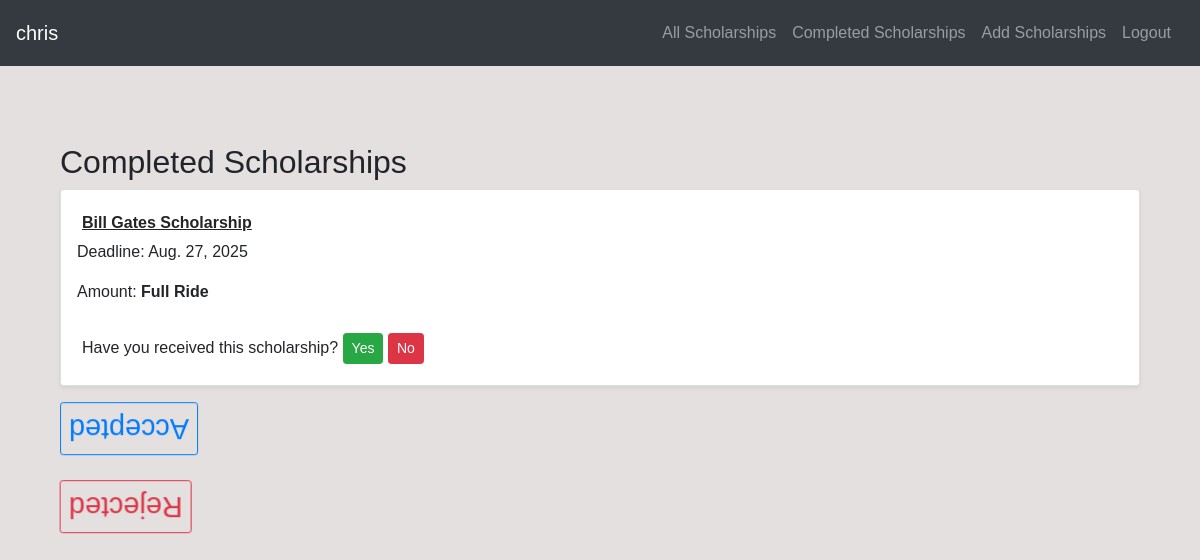
Page /completed (signed in) on the earlier database version.
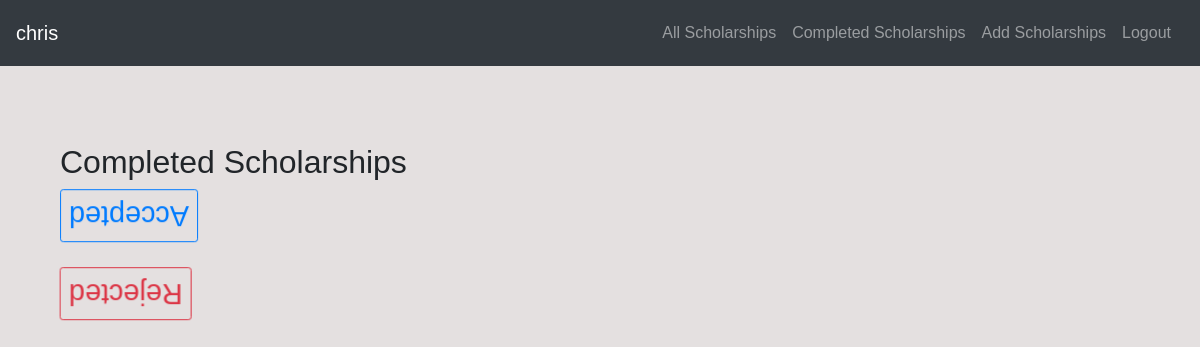
Same page on the later database version.
### scholarship/models.py (models this page shows, shortened)
class User(AbstractUser):
     pass

class Scholarship(models.Model):
    scholarship = models.TextField()
    url = models.URLField()
    user = models.ForeignKey(User, on_delete=models.CASCADE, null=True, related_name="scholarships")
    date = models.DateField()
    amount = models.TextField(default=0)
    requirements = models.TextField(default="None")
    category = models.CharField(max_length=64, default="None")
    recieved= models.BooleanField(null=True)
    documents = models.JSONField(default=list, blank=True)

### scholarship/views.py (the view)
# urls.py: path("completed", views.completedview, name="completedview"),
@login_required
def completedview(request):
    cmpltedSchs = Scholarship.objects.filter(category="Completed").all()
    return render(request, "scholarship/completed.html", {
            "scholarships": cmpltedSchs
        })

### scholarship/templates/scholarship/completed.html (shortened to what this page needs)
{% extends "scholarship/layout.html" %}
{% load static %}
{% block body %}
{% if user.is_authenticated %}
<div class="container mt-5">
    <h2>Completed Scholarships</h2>
    {% for scholarship in scholarships %}
        {% if scholarship.recieved == None %}
            <div class="card mb-3 p-3 shadow-sm">
                <div class="scholarshipName font-weight-bold" data-id="{{ scholarship.id }}" style="cursor:pointer;">
                    {{ scholarship.scholarship }}
                </div>
                <p>Deadline: {{ scholarship.date }}</p>
                <p>Amount: <b>{{ scholarship.amount }}</b></p>
                <div class="mt-2">
                    <span>Have you received this scholarship?</span>
                    <button class="btn btn-success btn-sm yes-btn" data-id="{{ scholarship.id }}">Yes</button>
                    <button class="btn btn-danger btn-sm no-btn" data-id="{{ scholarship.id }}">No</button>
                </div>
            </div>
        {% endif %}
    {% endfor %}
    <h3>
        <button class="btn btn-outline-primary btn-sm mr-2" id="accepted-button">Accepted</button>
    </h3>
    <h3 class="mt-4">
        <button class="btn btn-outline-danger btn-sm mr-2" id="rejected-button">Rejected</button>
    </h3>
</div>
{% endif %}
{% endblock %}

### scholarship/templates/scholarship/layout.html (shortened to what this page needs)
{% load static %}
<!DOCTYPE html>
<html lang="en">
<head>
    <link
        rel="stylesheet"
        href="https://stackpath.bootstrapcdn.com/bootstrap/4.4.1/css/bootstrap.min.css"
    >
    <link href="{% static 'scholarship/styles.css' %}" rel="stylesheet">
</head>
<body>
<nav class="navbar navbar-expand-lg navbar-dark bg-dark">
    <a class="navbar-brand" href="#" id="username" data-id="{{ user.username }}">{{ user.username }}</a>
    <div class="collapse navbar-collapse" id="navbarNav">
        <ul class="navbar-nav ml-auto">
            {% if user.is_authenticated %}
                <li class="nav-item"><a class="nav-link" href="{% url 'index' %}">All Scholarships</a></li>
                <li class="nav-item"><a class="nav-link" href="{% url 'completedview' %}">Completed Scholarships</a></li>
                <li class="nav-item"><a class="nav-link" href="{% url 'compose' %}">Add Scholarships</a></li>
                <li class="nav-item"><a class="nav-link" href="{% url 'logout' %}">Logout</a></li>
            {% else %}
                <li class="nav-item"><a class="nav-link" href="{% url 'login' %}">Login</a></li>
                <li class="nav-item"><a class="nav-link" href="{% url 'register' %}">Register</a></li>
            {% endif %}
        </ul>
    </div>
</nav>
<main class="container py-4">
    {% block body %}{% endblock %}
</main>
</body>
</html>

### scholarship/static/scholarship/styles.css (style rules this page uses)
body { background-color: #e4e0e0; font-family: Arial, sans-serif; }
div { padding: 5px; }
form, button { border: none; }
#accepted-button, #accepted-label, #rejected-button, #rejected-label { font-size: 1.8rem; background-color: #e4e0e0; animation-name: rotate; animation-duration: 0.5s; animation-play-state: paused; animation-fill-mode: forwards; cursor: pointer; }
button { cursor: pointer; }

Differences in the rows shown:
no longer on this page (row edited): Scholarship: scholarship "Bill Gates Scholarship", date "Aug. 27, 2025", amount "Full Ride"
